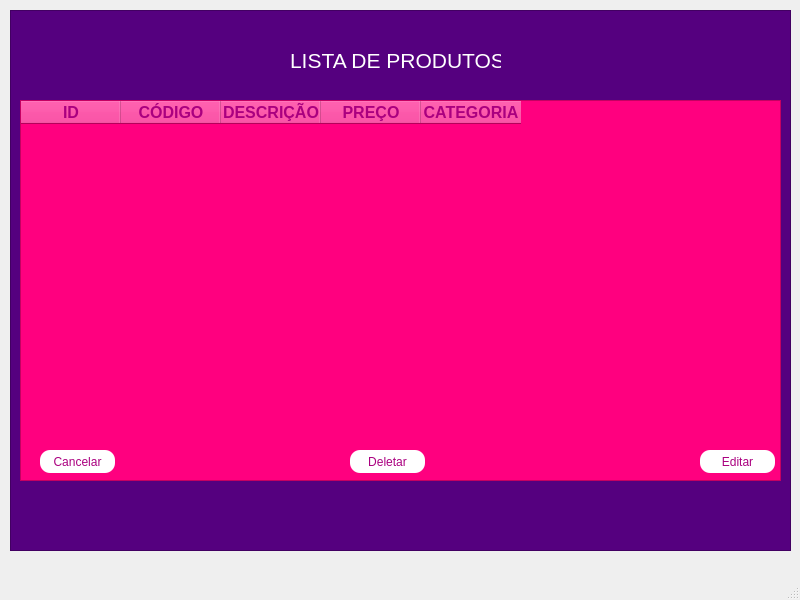
<?xml version="1.0" encoding="UTF-8"?>
<ui version="4.0">
 <class>MainWindow</class>
 <widget class="QMainWindow" name="MainWindow">
  <property name="geometry">
   <rect>
    <x>0</x>
    <y>0</y>
    <width>800</width>
    <height>600</height>
   </rect>
  </property>
  <property name="windowTitle">
   <string>MainWindow</string>
  </property>
  <widget class="QWidget" name="centralwidget">
   <widget class="QFrame" name="frame">
    <property name="geometry">
     <rect>
      <x>10</x>
      <y>10</y>
      <width>781</width>
      <height>541</height>
     </rect>
    </property>
    <property name="styleSheet">
     <string notr="true">background-color: rgb(85, 0, 127);
color: rgb(255, 255, 255);</string>
    </property>
    <property name="frameShape">
     <enum>QFrame::StyledPanel</enum>
    </property>
    <property name="frameShadow">
     <enum>QFrame::Raised</enum>
    </property>
    <widget class="QLabel" name="label">
     <property name="geometry">
      <rect>
       <x>280</x>
       <y>40</y>
       <width>211</width>
       <height>21</height>
      </rect>
     </property>
     <property name="font">
      <font>
       <pointsize>16</pointsize>
      </font>
     </property>
     <property name="text">
      <string>LISTA DE PRODUTOS</string>
     </property>
    </widget>
    <widget class="QTableWidget" name="tableWidget">
     <property name="geometry">
      <rect>
       <x>10</x>
       <y>90</y>
       <width>761</width>
       <height>381</height>
      </rect>
     </property>
     <property name="styleSheet">
      <string notr="true">color: rgb(170, 0, 127);
background-color: rgb(255, 0, 127);
border-radiu:10
</string>
     </property>
     <column>
      <property name="text">
       <string>ID</string>
      </property>
      <property name="font">
       <font>
        <pointsize>12</pointsize>
        <weight>75</weight>
        <bold>true</bold>
       </font>
      </property>
     </column>
     <column>
      <property name="text">
       <string>CÓDIGO</string>
      </property>
      <property name="font">
       <font>
        <pointsize>12</pointsize>
        <weight>75</weight>
        <bold>true</bold>
       </font>
      </property>
     </column>
     <column>
      <property name="text">
       <string>DESCRIÇÃO</string>
      </property>
      <property name="font">
       <font>
        <pointsize>12</pointsize>
        <weight>75</weight>
        <bold>true</bold>
       </font>
      </property>
     </column>
     <column>
      <property name="text">
       <string>PREÇO</string>
      </property>
      <property name="font">
       <font>
        <pointsize>12</pointsize>
        <weight>75</weight>
        <bold>true</bold>
       </font>
      </property>
     </column>
     <column>
      <property name="text">
       <string>CATEGORIA</string>
      </property>
      <property name="font">
       <font>
        <pointsize>12</pointsize>
        <weight>75</weight>
        <bold>true</bold>
       </font>
      </property>
     </column>
    </widget>
    <widget class="QPushButton" name="cancelar">
     <property name="geometry">
      <rect>
       <x>30</x>
       <y>440</y>
       <width>75</width>
       <height>23</height>
      </rect>
     </property>
     <property name="styleSheet">
      <string notr="true">background-color: rgb(255, 255, 255);
font: 75 12pt &quot;MS Shell Dlg 2&quot;;
color: rgb(170, 0, 127);
border-radius:10</string>
     </property>
     <property name="text">
      <string>Cancelar</string>
     </property>
    </widget>
    <widget class="QPushButton" name="deletar">
     <property name="geometry">
      <rect>
       <x>340</x>
       <y>440</y>
       <width>75</width>
       <height>23</height>
      </rect>
     </property>
     <property name="styleSheet">
      <string notr="true">background-color: rgb(255, 255, 255);
font: 75 12pt &quot;MS Shell Dlg 2&quot;;
color: rgb(170, 0, 127);
border-radius:10</string>
     </property>
     <property name="text">
      <string>Deletar</string>
     </property>
    </widget>
    <widget class="QPushButton" name="editar">
     <property name="geometry">
      <rect>
       <x>690</x>
       <y>440</y>
       <width>75</width>
       <height>23</height>
      </rect>
     </property>
     <property name="styleSheet">
      <string notr="true">background-color: rgb(255, 255, 255);
font: 75 12pt &quot;MS Shell Dlg 2&quot;;
color: rgb(170, 0, 127);
border-radius:10</string>
     </property>
     <property name="text">
      <string>Editar</string>
     </property>
    </widget>
   </widget>
  </widget>
  <widget class="QMenuBar" name="menubar">
   <property name="geometry">
    <rect>
     <x>0</x>
     <y>0</y>
     <width>800</width>
     <height>21</height>
    </rect>
   </property>
  </widget>
  <widget class="QStatusBar" name="statusbar"/>
 </widget>
 <resources/>
 <connections/>
</ui>
